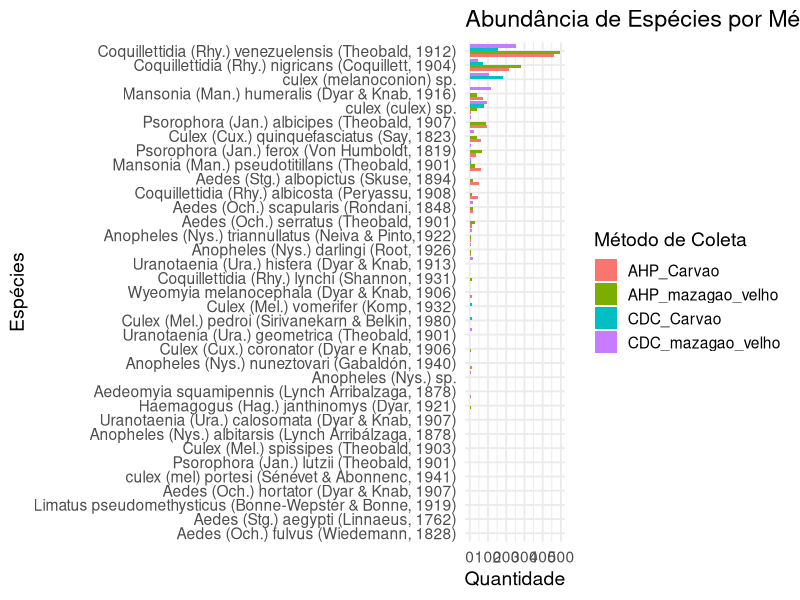
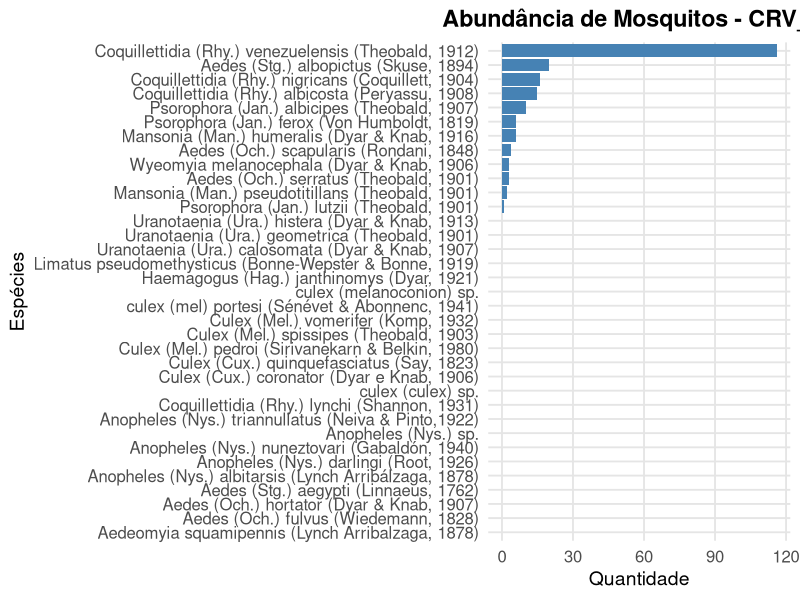
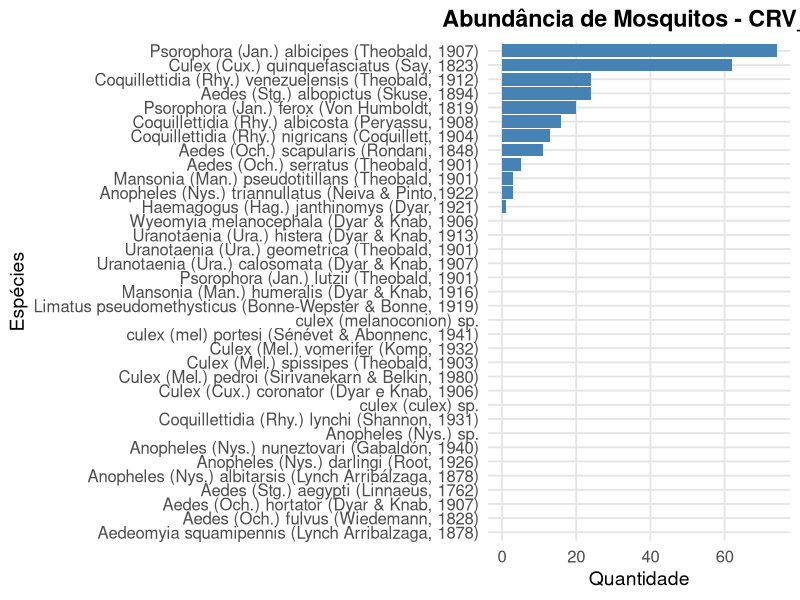
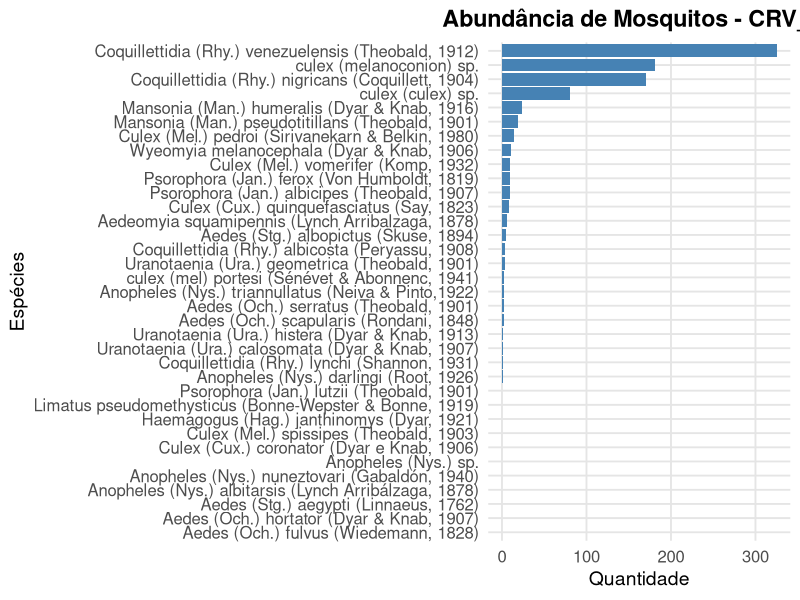
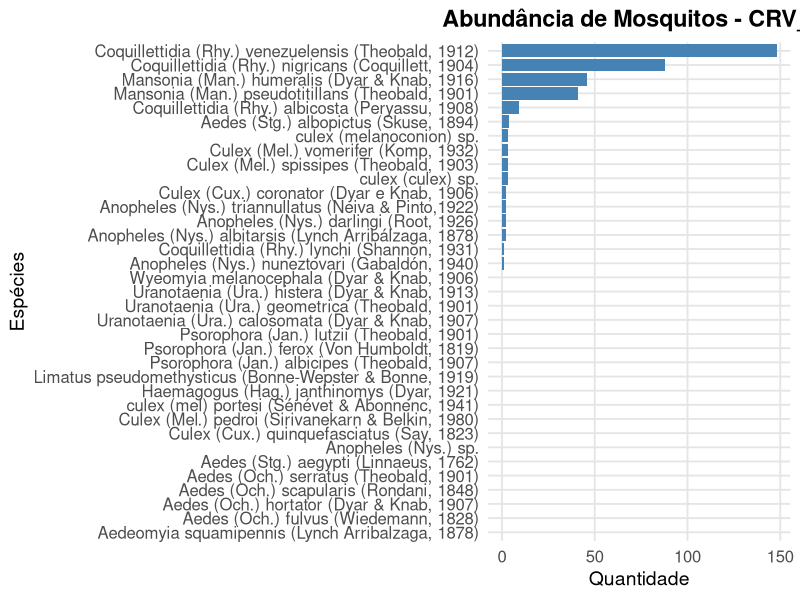
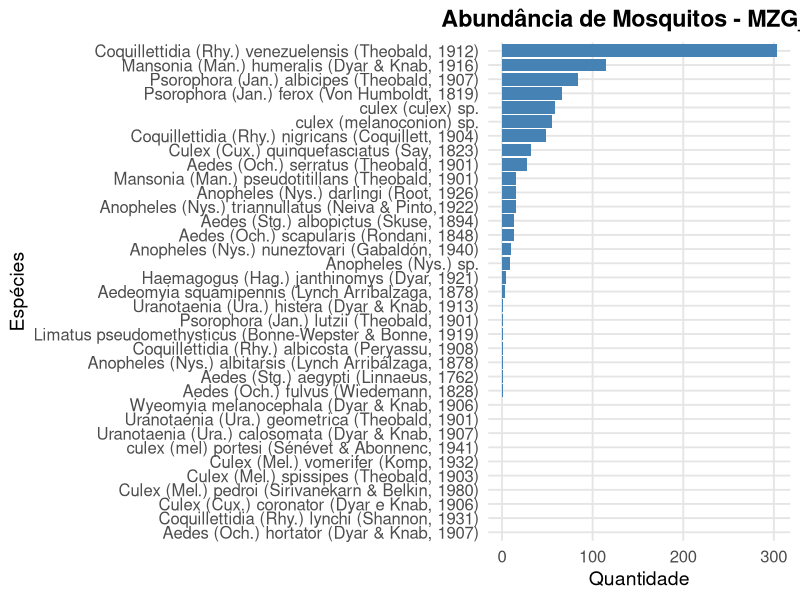
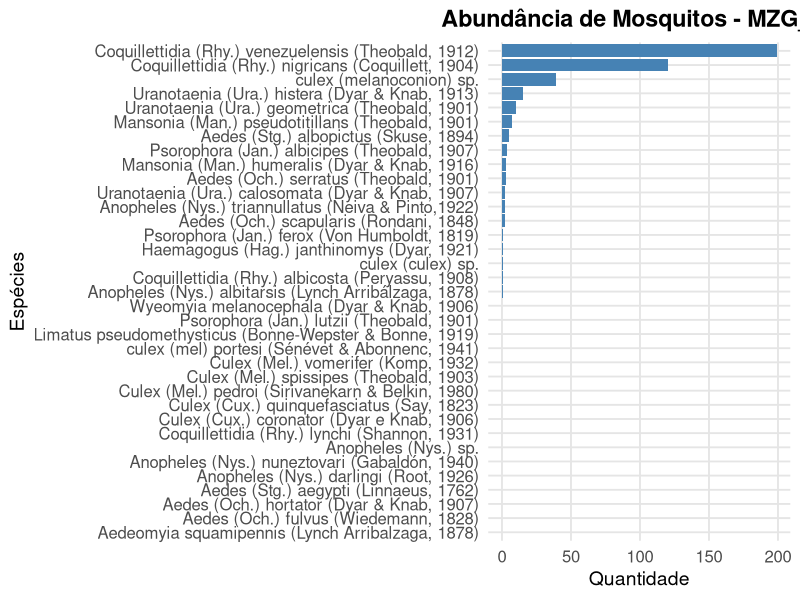
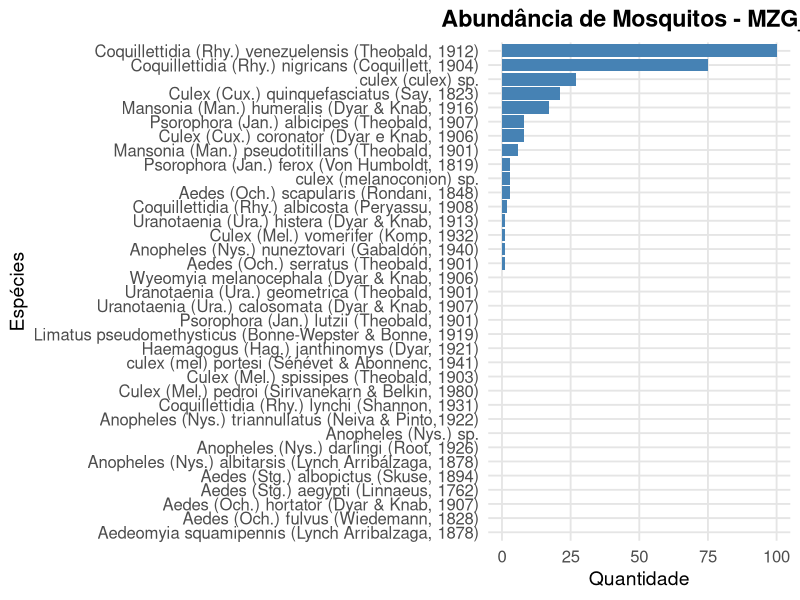

Write the R code that produced these figures, in order.
################################################################################
#
#
#
#
#
################################################################################
library(ggplot2)
library(dplyr)
#library(tidyr)

# -- loading data -- 
dados <- readxl::read_excel("data/quantities-by-location-and-type-of-collection.xlsx",
                                      sheet = 2)
# -- data structure -- 
str(dados)
summary(dados)
head(dados)

dados$condicao <- as.factor(dados$condicao)

str(dados)
summary(dados)
head(dados)

# -- distribution of species by location -- 

# Função para gerar os gráficos e salvar como PDF
gerar_graficos <- function(dados, arquivo_saida) {
  # Lista de locais
  locais <- colnames(dados)[c(-1,-10)] # Remove a coluna de espécie e condicao
  
  # Configuração do PDF
  pdf(file = arquivo_saida, width = 10, height = 8)
  
  for (local in locais) {
    # Criando gráfico para o local específico
    p <- ggplot(dados, aes(x = reorder(especie, !!sym(local)), y = !!sym(local))) +
      geom_bar(stat = "identity", fill = "steelblue") +
      coord_flip() +  # Barras horizontais
      theme_minimal(base_size = 14) + 
      theme(axis.text.y = element_text(size = 12, hjust = 1),
            axis.text.x = element_text(size = 12),
            plot.title = element_text(hjust = 0.5, face = "bold"),
            panel.grid.major = element_line(color = "gray90")) +
      labs(title = paste("Abundância de Mosquitos -", local),
           x = "Espécies",
           y = "Quantidade") +
      theme(panel.grid.minor = element_blank())
    
    print(p) # Adiciona ao PDF
  }
  
  dev.off() # Fecha o arquivo PDF
}

# Chamando a função
gerar_graficos(dados, "abundancia_mosquitos.pdf")

# Dividir os dados por condição
dados_chuvoso <- subset(dados, condicao == "ch")
dados_menos_chuvoso <- subset(dados, 
                              condicao == "n_ch")

gerar_graficos_por_condicao <- function(dados, condicao, arquivo_saida) {
  locais <- colnames(dados)[c(-1, -10)] # Excluir as colunas de espécie e condição
  
  # Configuração do PDF
  pdf(file = arquivo_saida, width = 10, height = 8)
  
  for (local in locais) {
    p <- ggplot(dados, aes(x = reorder(especie, !!sym(local)), y = !!sym(local))) +
      geom_bar(stat = "identity", fill = ifelse(condicao == "ch", "blue", "orange")) + # Diferenciar cores
      coord_flip() +
      theme_minimal(base_size = 14) +
      theme(axis.text.y = element_text(size = 12, hjust = 1),
            axis.text.x = element_text(size = 12),
            plot.title = element_text(hjust = 0.5, face = "bold"),
            panel.grid.major = element_line(color = "gray90")) +
      labs(title = paste("Abundância de Mosquitos -", local, "(", condicao, ")"),
           x = "Espécies",
           y = "Quantidade")
    
    print(p)
  }
  
  dev.off()
}

# Gerar gráficos separados para cada condição
gerar_graficos_por_condicao(dados_chuvoso, "ch", "graficos_chuvoso.pdf")
gerar_graficos_por_condicao(dados_menos_chuvoso, "n_ch", "graficos_menos_chuvoso.pdf")

################################################################################

dados_coleta <- readxl::read_excel("data/capture -type.xlsx") 

# Total de mosquitos coletados por método
abundancia_tipo <- colSums(dados_coleta[,-1])
print(abundancia_tipo)

library(vegan)

# Cálculo da diversidade para cada método
diversidade <- apply(dados_coleta[,-1], 2, function(x) diversity(x, index = "shannon"))
print(diversidade)

library(ggplot2)

# Transformação para formato longo (long format) para ggplot2
dados_long <- tidyr::pivot_longer(dados_coleta, 
                                  cols = -especie, 
                                  names_to = "metodo_coleta", 
                                  values_to = "quantidade")

# Gráfico de barras
ggplot(dados_long, aes(x = reorder(especie, quantidade), y = quantidade, fill = metodo_coleta)) +
  geom_bar(stat = "identity", position = "dodge") +
  coord_flip() +
  theme_minimal(base_size = 14) +
  labs(title = "Abundância de Espécies por Método de Coleta",
       x = "Espécies",
       y = "Quantidade",
       fill = "Método de Coleta")

# Espécie mais abundante por método
dados_long %>%
  group_by(metodo_coleta) %>%
  top_n(1, quantidade)
################################################################################